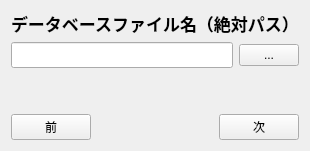
      <widget class="QWidget" name="pageDBFile">
       <layout class="QVBoxLayout" name="vLayout_22">
        <item>
         <widget class="QLabel" name="labelTitle_22">
          <property name="font"><font><pointsize>13</pointsize><bold>true</bold></font></property>
          <property name="text"><string>データベースファイル名（絶対パス）</string></property>
         </widget>
        </item>
        <item>
         <layout class="QHBoxLayout" name="hInput_22">
          <item>
           <widget class="QLineEdit" name="lineEditDBFile">
            <property name="font"><font><pointsize>11</pointsize></font></property>
           </widget>
          </item>
          <item>
           <widget class="QPushButton" name="pushButtonBrowseDBFile">
            <property name="maximumSize"><size><width>60</width><height>16777215</height></size></property>
            <property name="text"><string>...</string></property>
           </widget>
          </item>
         </layout>
        </item>
        <item><spacer name="vSpacer_22"><property name="orientation"><enum>Qt::Vertical</enum></property><property name="sizeHint" stdset="0"><size><width>20</width><height>40</height></size></property></spacer></item>
        <item>
         <layout class="QHBoxLayout" name="hNav_22">
          <item><widget class="QPushButton" name="pushButtonPrev_22"><property name="text"><string>前</string></property></widget></item>
          <item><spacer name="hSpacer_22"><property name="orientation"><enum>Qt::Horizontal</enum></property><property name="sizeHint" stdset="0"><size><width>40</width><height>20</height></size></property></spacer></item>
          <item><widget class="QPushButton" name="pushButtonNext_22"><property name="text"><string>次</string></property></widget></item>
         </layout>
        </item>
       </layout>
      </widget>
